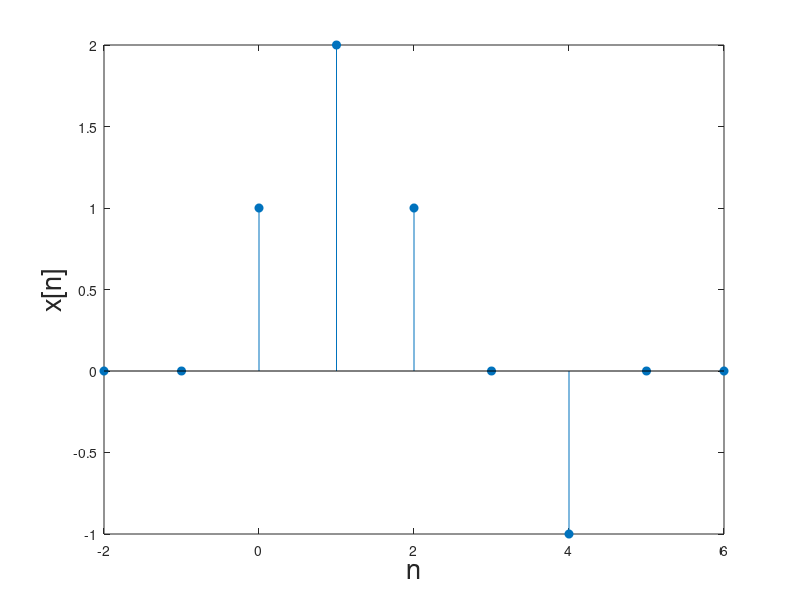

The MATLAB script that drew this image:
n=(-2:6);

x=[0,0,1,2,1,0,-1,0,0];

stem(n,x,'filled');


xlabel('n','fontsize',20)

ylabel('x[n]','fontsize',20)

